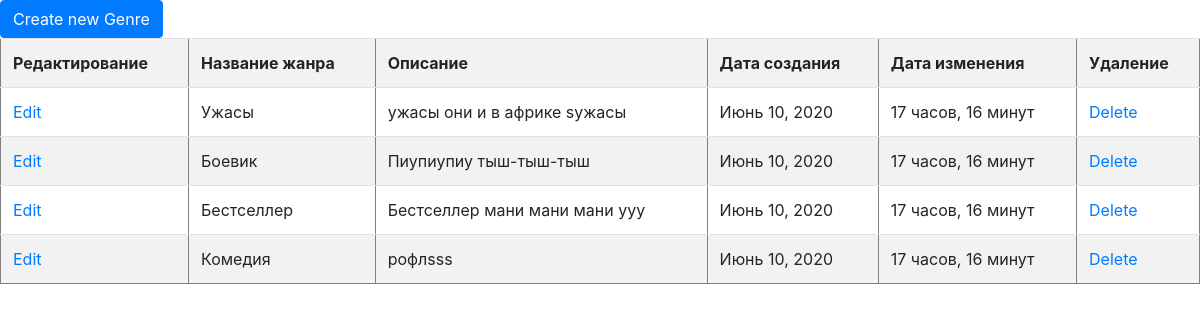
Page /list/ on the committed database.
### test_hello_word/models.py (models this page shows, shortened)
class Genre(models.Model):
    name = models.CharField(
        verbose_name ="Название Жанра",
        max_length=100
        ) # столбец name тип данных CharField
    description = models.TextField(
        verbose_name="Описание Жанра",
        null=True,
        blank=True
    )
    update=models.DateField(
        verbose_name="Дата обновления",
        auto_now=True,
        auto_now_add=False
    )
    create=models.DateField(
        verbose_name="Дата ооздания",
        auto_now=False,
        auto_now_add=True
    )

### test_hello_word/views.py (the view)
# urls.py: path('list/', Genre_List.as_view()),
class Genre_List(ListView):
    model = Genre
    template_name='test_hello_word/list.html'

### test_hello_word/templates/test_hello_word/list.html (shortened to what this page needs)
<!DOCTYPE html>
<html lang="ru">
<head>
</head>
<body>
    <a class="btn btn-primary" href="/create/">Create new Genre</a>
        <table class="table table-striped" border="1" width="100%" >
            <tr>
                <th>Редактирование</th><th>Название жанра</th><th>Описание</th><th>Дата создания</th><th>Дата изменения</th><th>Удаление</th>
            </tr>
            {% for i in object_list %}
                <tr>
                <td><a href="/update/{{i.id}}">Edit</a></td><td>{{i.name}}</td><td>{{i.description}}</td><td>{{i.create}}</td><td>{{i.update|timesince}}</td><td><a href="/delete/{{i.pk}}">Delete</a></td>
                </tr>
        {% endfor %}
        </table>
<link rel="stylesheet" href="https://stackpath.bootstrapcdn.com/bootstrap/4.5.0/css/bootstrap.min.css">
</body>
</html>

### rows in the picture
Genre: name "Ужасы", description "ужасы они и в африке sужасы", create "Июнь 10, 2020", update "17 часов, 16 минут"
Genre: name "Боевик", description "Пиупиупиу тыш-тыш-тыш", create "Июнь 10, 2020", update "17 часов, 16 минут"
Genre: name "Бестселлер", description "Бестселлер мани мани мани ууу", create "Июнь 10, 2020", update "17 часов, 16 минут"
Genre: name "Комедия", description "рофлsss", create "Июнь 10, 2020", update "17 часов, 16 минут"
